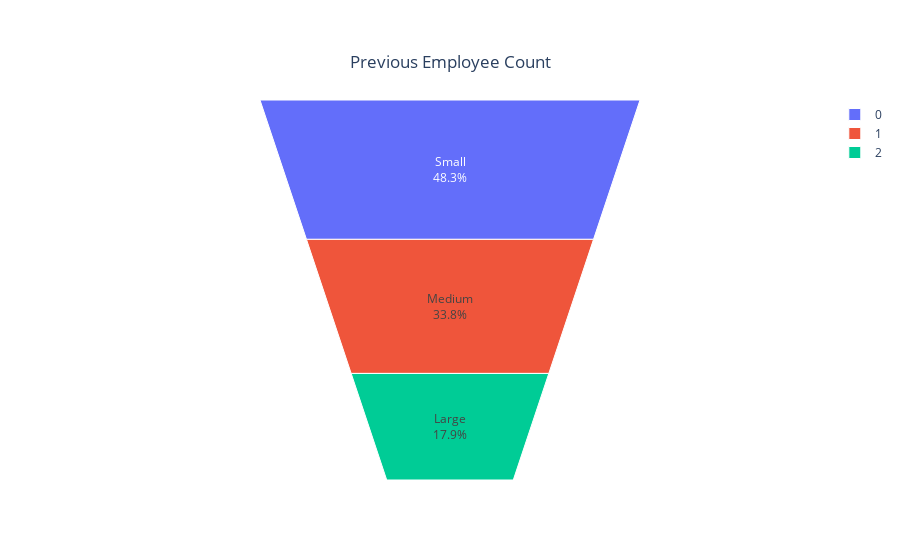

Notebook code for this chart:
### Code cell
labels_list = df_funnel.Founders_previous_company_employee_count.value_counts()
title = 'Previous Employee Count'
funnel_chart(labels_list, title)

### Figure 1 — Plotly figure (JSON) as saved in the notebook; plotly's stock layout.template omitted (floating-point values rounded to 4 significant figures)
{"data": [{"text": ["Small", "Medium", "Large"], "type": "funnelarea", "values": [113, 79, 42]}], "layout": {"title": {"text": "Previous Employee Count", "x": 0.5, "xanchor": "center", "y": 0.9, "yanchor": "top"}}}
